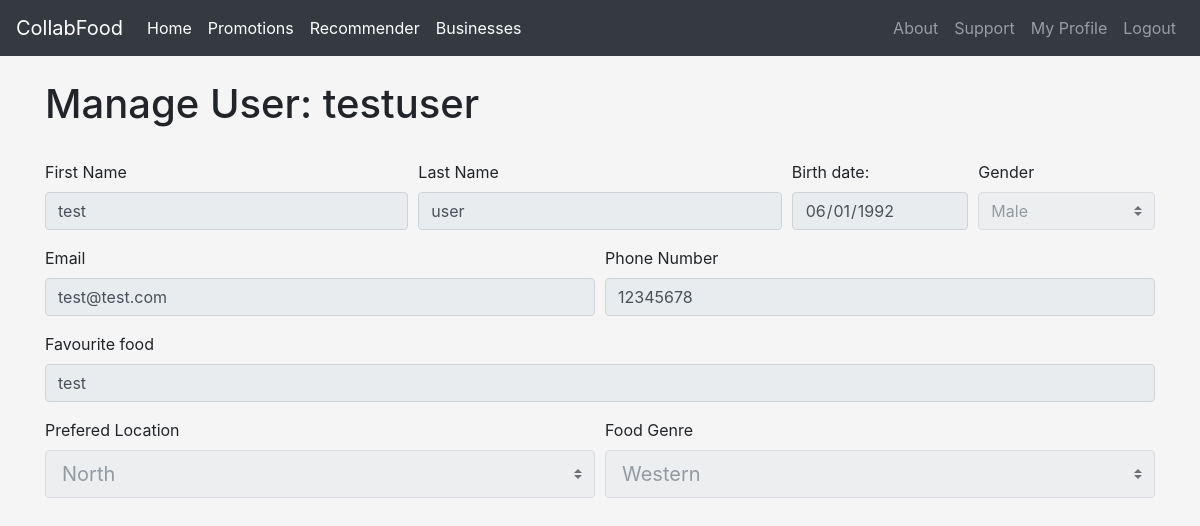
Page /viewuserprofile/3/ (signed in) on the earlier database version.
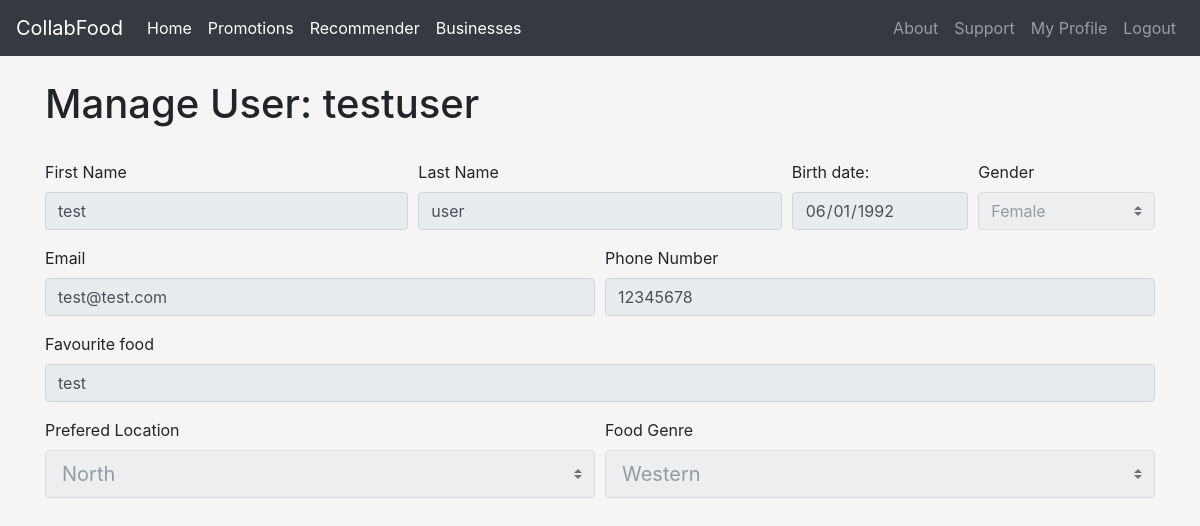
Same page on the later database version.
### Homepage/models.py (models this page shows, shortened)
class UserProfile(models.Model):
	DIETARY_RESTRICTIONS = DIETARY_RESTRICTIONS
	locations = [
		('1', 'North'),
		('2', 'South'),
		('3', 'East'),
		('4', 'West'),
		('5', 'Central'),
	]
	GENDER_CHOICES = [
        ('M', 'Male'),
        ('F', 'Female'),
    ]
	user = models.OneToOneField(User, on_delete=models.CASCADE)
	birthdate = models.DateField(null=True, blank=True)
	phone = models.CharField(max_length=8)
	favFood = models.CharField(max_length=50)
	prefLocation = models.CharField(max_length=30, choices=locations)
	foodCategory = models.ForeignKey(FoodCategory, on_delete=models.CASCADE, related_name='user_food_category')
	dietary_restrictions = MultiSelectField(choices=DIETARY_RESTRICTIONS, max_choices=3, validators=[MaxValueValidator(3)], null=True, blank=True)
	gender = models.CharField(max_length=1, choices=GENDER_CHOICES, verbose_name='Gender')

class FoodCategory(models.Model):
	categoryName = models.CharField(max_length=30)
	adminID = models.IntegerField()

### Homepage/views.py (the view)
# urls.py: path('viewuserprofile/<int:user_id>/', views.view_user_profile, name='viewuserprofile'),
@login_required
def view_user_profile(request, user_id):
	selected_user = User.objects.get(id=user_id)
	selected_user_profile  = UserProfile.objects.get(user=selected_user)
	user_type = UserType.objects.get(user=request.user)
	foodCategory = FoodCategory.objects.all()
	dietary_restrictions = [dict(UserProfile.DIETARY_RESTRICTIONS)[value] for value in selected_user_profile.dietary_restrictions]
	disabled = ''
	if user_type.userType != "admin":
		disabled = "disabled"
	context = {
		'user_type': user_type,
		'foodCategory':foodCategory,
		'location_options':location_options,
		'gender_options':gender_options,
		'selected_user': selected_user,
		'selected_user_profile': selected_user_profile,
		'disabled':disabled,
		'DIETARY_RESTRICTIONS_OPTIONS':DIETARY_RESTRICTIONS_OPTIONS,
		'dietary_restrictions':dietary_restrictions,
	}
	return render(request, 'viewuserprofile.html', context)

### Homepage/templates/viewuserprofile.html (shortened to what this page needs)
{% extends 'base.html' %}
{% block content %}
<h1>Manage User: {{ selected_user.username }}</h1><br>
<form method="post" action="{% url 'updateuser' user_id=selected_user.id %}">
  <div class="form-row">
    <div class="form-group col-md-4">
      <label for="first_name">First Name</label>
      <input type="text" class="form-control" id="first_name" name="first_name" placeholder="eg. John" value="{{ selected_user.first_name }}" {{disabled}}>
    </div>
    <div class="form-group col-md-4">
      <label for="last_name">Last Name</label>
      <input type="text" class="form-control" id="last_name" name="last_name" placeholder="eg. Doe" value="{{ selected_user.last_name }}" {{disabled}}>
    </div>
    <div class="form-group col-md-2">
      <label for="birthdate">Birth date:</label>
      <input type="date" id="birthdate" name="birthdate" class="form-control" value="{{ selected_user_profile.birthdate|date:'Y-m-d' }}" {{disabled}}>
    </div>
    <div class="form-group col-md-2">
      <label for="gender">Gender</label>
      <select class="custom-select"name="gender" {{disabled}}>
          {% for value, label in gender_options %}
              <option value="{{ value }}" {% if selected_user_profile.gender == value %}selected{% endif %}>{{ label }}</option>
          {% endfor %}
      </select>
    </div>
  </div>
  <div class="form-row">
    <div class="form-group col-md-6">
      <label for="email">Email</label>
      <input type="email" class="form-control" id="email" name="email" placeholder="eg. name@example.com" value="{{ selected_user.email }}" {{disabled}}>
    </div>
    <div class="form-group col-md-6">
      <label for="phone">Phone Number</label>
      <input type="tel" class="form-control" id="phone" name="phone" placeholder="eg. 12345678" value="{{ selected_user_profile.phone }}" {{disabled}}>
    </div>
  </div>
    <div class="form-group">
      <label for="favorite_food">Favourite food</label>
      <input type="text" class="form-control" id="favorite_food" name="favorite_food" placeholder="eg. Duck Rice" value="{{ selected_user_profile.favFood }}" {{disabled}}>
    </div>
    <div class="form-row">
    <div class="form-group col-md-6">
      <label for="preferred_location">Prefered Location</label>
      <select class="custom-select custom-select-lg mb-3" id="preferred_location" name="preferred_location" {{disabled}}>
          {% for value, label in location_options %}
            <option value="{{ value }}" {% if selected_user_profile.prefLocation == value %}selected{% endif %}>{{ label }}</option>
          {% endfor %}
      </select>
    </div>
    <div class="form-group col-md-6">
      <label for="food_category">Food Genre</label>
      <select class="custom-select custom-select-lg mb-3" id="food_category" name="food_category" value="{{selected_user_profile.foodCategory.categoryName}}" {{disabled}}>
          {% if foodCategory %}
          {% for item in foodCategory %}
          <option value="{{ item.pk }}" {% if selected_user_profile.foodCategory.categoryName == item.categoryName %}selected{% endif %}>{{ item.categoryName }}</option>
          {% endfor %}
        {% endif %}
      </select>
    </div>
  </div>
</form>
{% endblock %}

Differences in the rows shown:
changed UserProfile "test": gender "Male" → "Female"
